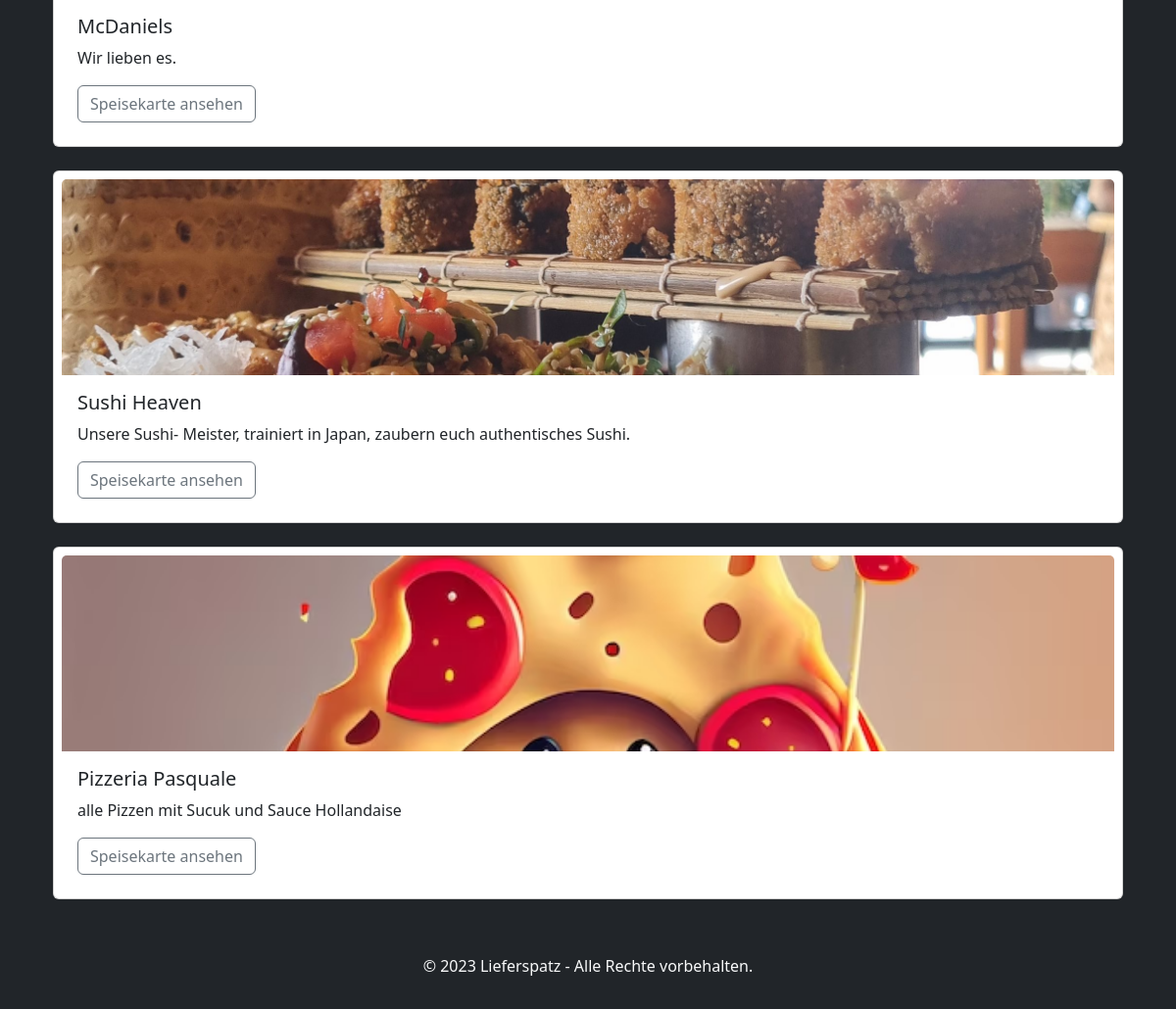
The page /restaurants/ (signed in, lower part) on the database as committed earlier.
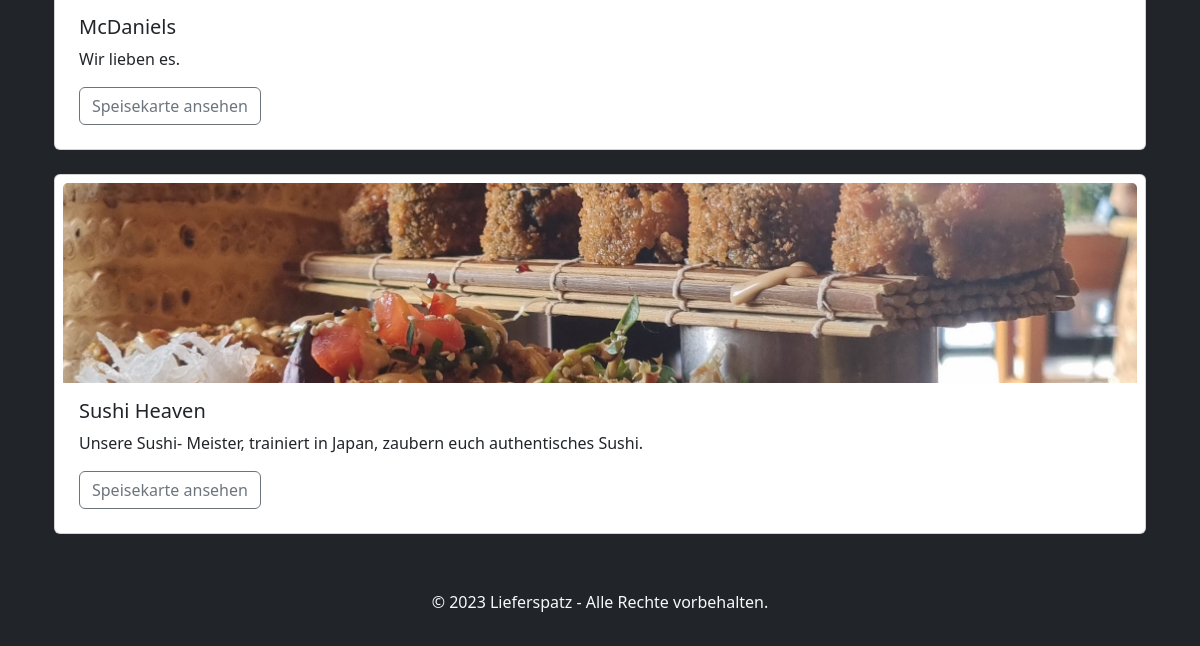
The same page on the database as committed later.
### tables this page shows
CREATE TABLE GeschaeftsAccount(
            Username TEXT PRIMARY KEY NOT NULL,
            Passwort TEXT NOT NULL,
            Restaurantname TEXT NOT NULL,
            Beschreibung TEST NOT NULL,
            Strasse TEXT NOT NULL,
            Hausnummer INTEGER NOT NULL,
            Plz INTEGER NOT NULL
        );

### main.py (the view, shortened to what this page needs)
@app.route("/restaurants/")
def restaurants_page():
    if "user" in session and not "business" in session:
        day_index = datetime.datetime.now().weekday()
        restaurants = database.get_restaurants_near_and_open(session["user"], WEEKDAYS[day_index])
        image_names = os.listdir(app.config['UPLOAD_FOLDER'])
        image_tuples = list(map(os.path.splitext, image_names))
        for restaurant in restaurants:
            restaurant["image_path"] = DEFAULT_IMAGE
            for index, value in enumerate(image_tuples):
                if restaurant["username"] == value[0]:
                    restaurant["image_path"] = 'business/' + value[0] + value[1]
                    image_tuples.pop(index)
                    break
        return render_template("restaurants.html", restaurants=restaurants)
    else:
        return redirect(url_for("login_customer_page"))

### database.py (called while the page is built)
def getData(sql, params = ()):
    dbcon = sqlite3.connect("instance/db.db")
    cursor = dbcon.cursor()
    cursor.execute(sql, params)
    return cursor

def get_business_hours_for(username, day):
    request_pointer = getData("""
        SELECT *
        FROM Oeffnungszeit
        WHERE GUsername = ? AND Wochentag = ?""",
        (username, day))
    entry = request_pointer.fetchone()
    result = None
    if entry:
        result = {
            "restaurant": entry[0],
            "day": entry[1],
            "from": entry[2],
            "until": entry[3],
        }
    return result

### templates/restaurants.html (shortened to what this page needs)
{% extends "base.html" %}
{% block content %}
  {% for restaurant in restaurants %}
      <div class="card mt-2 mb-4 p-2">
      <img src="{{ url_for('static', filename=restaurant['image_path']) }}" class="card-img-top restau-image" alt="...">
      <div class="card-body">
          <h5 class="card-title">{{ restaurant['name'] }}</h5>
          <p class="card-text">{{ restaurant['description'] }}</p>
          <a href="{{ url_for('menue_page', username=restaurant['username']) }}" class="btn btn-outline-secondary">Speisekarte ansehen</a>
      </div>
      </div>
  {% endfor %}
{% endblock %}

### templates/base.html (shortened to what this page needs)
<!DOCTYPE html>
<html lang="de">
<head>
    <link rel="stylesheet" href="/static/style.css">
    <link href="{{ url_for('static', filename='bootstrap/css/bootstrap.min.css') }}" rel="stylesheet">
</head>
<body class="bg-dark">
    <div class="container text-light px-4 py-3 ">
        {% block content %}{% endblock %}
    </div>
    <footer class="bg-dark text-light text-center py-3">
        <p>&copy; 2023 Lieferspatz - Alle Rechte vorbehalten.</p>
    </footer>
</body>
</html>

### static/style.css (style rules this page uses)
.restau-image { height: 200px; object-fit: cover; }
.text-center { text-align: center; }

Rows that differ between the two databases and show on the page:
removed GeschaeftsAccount: shows a picture, name "Pizzeria Pasquale", description "alle Pizzen mit Sucuk und Sauce Hollandaise"
